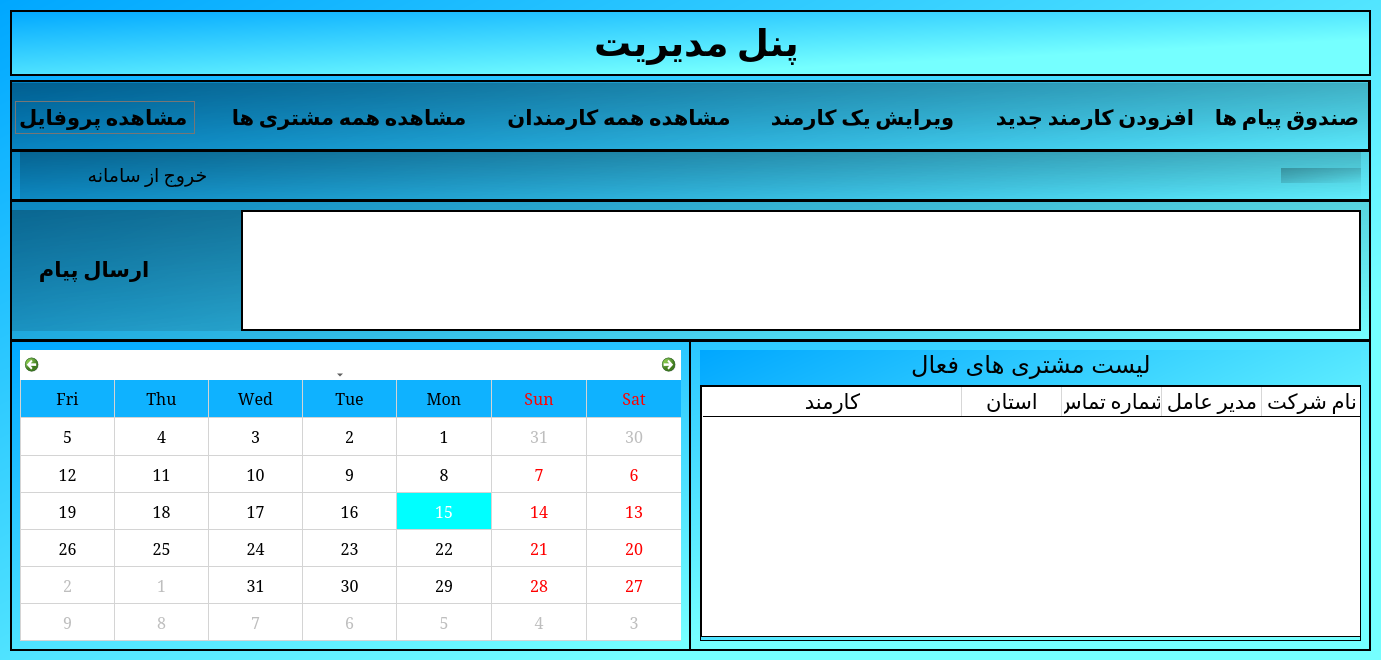
<?xml version="1.0" encoding="UTF-8"?>
<ui version="4.0">
 <class>boss</class>
 <widget class="QDialog" name="boss">
  <property name="geometry">
   <rect>
    <x>0</x>
    <y>0</y>
    <width>1381</width>
    <height>660</height>
   </rect>
  </property>
  <property name="windowTitle">
   <string>صفحه‌ی رئیس</string>
  </property>
  <property name="windowIcon">
   <iconset>
    <normalon>:/files/icons8_change_48px.png</normalon>
   </iconset>
  </property>
  <property name="styleSheet">
   <string notr="true">background-color: qlineargradient(spread:pad, x1:0, y1:0, x2:0.739, y2:0.71, stop:0 rgba(0, 167, 255, 255), stop:1 rgba(117, 255, 255, 255));</string>
  </property>
  <widget class="QLabel" name="Boss_title_3">
   <property name="geometry">
    <rect>
     <x>10</x>
     <y>10</y>
     <width>1361</width>
     <height>66</height>
    </rect>
   </property>
   <property name="font">
    <font>
     <family>Calibri</family>
     <pointsize>40</pointsize>
     <weight>75</weight>
     <italic>false</italic>
     <bold>true</bold>
     <underline>false</underline>
    </font>
   </property>
   <property name="focusPolicy">
    <enum>Qt::ClickFocus</enum>
   </property>
   <property name="layoutDirection">
    <enum>Qt::RightToLeft</enum>
   </property>
   <property name="frameShape">
    <enum>QFrame::Box</enum>
   </property>
   <property name="frameShadow">
    <enum>QFrame::Plain</enum>
   </property>
   <property name="lineWidth">
    <number>2</number>
   </property>
   <property name="text">
    <string>&lt;html&gt;&lt;head/&gt;&lt;body&gt;&lt;p align=&quot;center&quot;&gt;&lt;span style=&quot; font-size:28pt;&quot;&gt;پنل مدیریت&lt;/span&gt;&lt;/p&gt;&lt;/body&gt;&lt;/html&gt;</string>
   </property>
  </widget>
  <widget class="QFrame" name="frame">
   <property name="geometry">
    <rect>
     <x>10</x>
     <y>80</y>
     <width>1361</width>
     <height>571</height>
    </rect>
   </property>
   <property name="frameShape">
    <enum>QFrame::Box</enum>
   </property>
   <property name="frameShadow">
    <enum>QFrame::Plain</enum>
   </property>
   <property name="lineWidth">
    <number>2</number>
   </property>
   <widget class="QFrame" name="frame_2">
    <property name="geometry">
     <rect>
      <x>-1</x>
      <y>0</y>
      <width>1361</width>
      <height>71</height>
     </rect>
    </property>
    <property name="styleSheet">
     <string notr="true">background-color: qlineargradient(spread:pad, x1:0, y1:0, x2:1, y2:1, stop:0 rgba(0, 0, 0, 64), stop:1 rgba(255, 255, 255, 0));</string>
    </property>
    <property name="frameShape">
     <enum>QFrame::Box</enum>
    </property>
    <property name="frameShadow">
     <enum>QFrame::Plain</enum>
    </property>
    <property name="lineWidth">
     <number>2</number>
    </property>
    <widget class="QWidget" name="layoutWidget">
     <property name="geometry">
      <rect>
       <x>0</x>
       <y>3</y>
       <width>1361</width>
       <height>71</height>
      </rect>
     </property>
     <layout class="QHBoxLayout" name="horizontalLayout_19">
      <item>
       <spacer name="horizontalSpacer_40">
        <property name="orientation">
         <enum>Qt::Horizontal</enum>
        </property>
        <property name="sizeType">
         <enum>QSizePolicy::Maximum</enum>
        </property>
        <property name="sizeHint" stdset="0">
         <size>
          <width>20</width>
          <height>20</height>
         </size>
        </property>
       </spacer>
      </item>
      <item>
       <widget class="QPushButton" name="see_prof_5">
        <property name="font">
         <font>
          <family>Calibri</family>
          <pointsize>16</pointsize>
          <weight>75</weight>
          <bold>true</bold>
         </font>
        </property>
        <property name="cursor">
         <cursorShape>PointingHandCursor</cursorShape>
        </property>
        <property name="toolTip">
         <string>&lt;html&gt;&lt;head/&gt;&lt;body&gt;&lt;p&gt;برای افزودن کارمند جدید کلیک کنید.&lt;/p&gt;&lt;/body&gt;&lt;/html&gt;</string>
        </property>
        <property name="layoutDirection">
         <enum>Qt::LeftToRight</enum>
        </property>
        <property name="text">
         <string>مشاهده پروفایل </string>
        </property>
        <property name="icon">
         <iconset resource="resources.qrc">
          <normaloff>:/files/icons8_front_desk_32px.png</normaloff>:/files/icons8_front_desk_32px.png</iconset>
        </property>
        <property name="iconSize">
         <size>
          <width>32</width>
          <height>32</height>
         </size>
        </property>
        <property name="checkable">
         <bool>false</bool>
        </property>
        <property name="autoRepeat">
         <bool>false</bool>
        </property>
        <property name="autoRepeatDelay">
         <number>300</number>
        </property>
        <property name="flat">
         <bool>true</bool>
        </property>
       </widget>
      </item>
      <item>
       <spacer name="horizontalSpacer_41">
        <property name="orientation">
         <enum>Qt::Horizontal</enum>
        </property>
        <property name="sizeType">
         <enum>QSizePolicy::Maximum</enum>
        </property>
        <property name="sizeHint" stdset="0">
         <size>
          <width>40</width>
          <height>20</height>
         </size>
        </property>
       </spacer>
      </item>
      <item>
       <widget class="QPushButton" name="see_calls_3">
        <property name="font">
         <font>
          <family>Calibri</family>
          <pointsize>16</pointsize>
          <weight>75</weight>
          <bold>true</bold>
         </font>
        </property>
        <property name="cursor">
         <cursorShape>PointingHandCursor</cursorShape>
        </property>
        <property name="toolTip">
         <string>&lt;html&gt;&lt;head/&gt;&lt;body&gt;&lt;p&gt;برای افزودن کارمند جدید کلیک کنید.&lt;/p&gt;&lt;/body&gt;&lt;/html&gt;</string>
        </property>
        <property name="layoutDirection">
         <enum>Qt::LeftToRight</enum>
        </property>
        <property name="text">
         <string>مشاهده همه مشتری ها</string>
        </property>
        <property name="icon">
         <iconset resource="resources.qrc">
          <normaloff>:/files/icons8_profile_100px.png</normaloff>:/files/icons8_profile_100px.png</iconset>
        </property>
        <property name="iconSize">
         <size>
          <width>32</width>
          <height>32</height>
         </size>
        </property>
        <property name="checkable">
         <bool>false</bool>
        </property>
        <property name="autoRepeat">
         <bool>false</bool>
        </property>
        <property name="autoRepeatDelay">
         <number>300</number>
        </property>
        <property name="flat">
         <bool>true</bool>
        </property>
       </widget>
      </item>
      <item>
       <spacer name="horizontalSpacer_42">
        <property name="orientation">
         <enum>Qt::Horizontal</enum>
        </property>
        <property name="sizeType">
         <enum>QSizePolicy::Maximum</enum>
        </property>
        <property name="sizeHint" stdset="0">
         <size>
          <width>40</width>
          <height>20</height>
         </size>
        </property>
       </spacer>
      </item>
      <item>
       <widget class="QPushButton" name="see_emp_3">
        <property name="font">
         <font>
          <family>Calibri</family>
          <pointsize>16</pointsize>
          <weight>75</weight>
          <bold>true</bold>
         </font>
        </property>
        <property name="cursor">
         <cursorShape>PointingHandCursor</cursorShape>
        </property>
        <property name="toolTip">
         <string>&lt;html&gt;&lt;head/&gt;&lt;body&gt;&lt;p&gt;برای افزودن کارمند جدید کلیک کنید.&lt;/p&gt;&lt;/body&gt;&lt;/html&gt;</string>
        </property>
        <property name="layoutDirection">
         <enum>Qt::LeftToRight</enum>
        </property>
        <property name="text">
         <string>مشاهده همه کارمندان</string>
        </property>
        <property name="icon">
         <iconset resource="resources.qrc">
          <normaloff>:/files/icons8_customer_support_64px.png</normaloff>:/files/icons8_customer_support_64px.png</iconset>
        </property>
        <property name="iconSize">
         <size>
          <width>32</width>
          <height>32</height>
         </size>
        </property>
        <property name="checkable">
         <bool>false</bool>
        </property>
        <property name="autoRepeat">
         <bool>false</bool>
        </property>
        <property name="autoRepeatDelay">
         <number>300</number>
        </property>
        <property name="flat">
         <bool>true</bool>
        </property>
       </widget>
      </item>
      <item>
       <spacer name="horizontalSpacer_43">
        <property name="orientation">
         <enum>Qt::Horizontal</enum>
        </property>
        <property name="sizeType">
         <enum>QSizePolicy::Maximum</enum>
        </property>
        <property name="sizeHint" stdset="0">
         <size>
          <width>40</width>
          <height>20</height>
         </size>
        </property>
       </spacer>
      </item>
      <item>
       <widget class="QPushButton" name="Del_emp_3">
        <property name="font">
         <font>
          <family>Calibri</family>
          <pointsize>16</pointsize>
          <weight>75</weight>
          <bold>true</bold>
         </font>
        </property>
        <property name="cursor">
         <cursorShape>PointingHandCursor</cursorShape>
        </property>
        <property name="toolTip">
         <string>&lt;html&gt;&lt;head/&gt;&lt;body&gt;&lt;p&gt;برای افزودن کارمند جدید کلیک کنید.&lt;/p&gt;&lt;/body&gt;&lt;/html&gt;</string>
        </property>
        <property name="layoutDirection">
         <enum>Qt::LeftToRight</enum>
        </property>
        <property name="text">
         <string>ویرایش یک کارمند</string>
        </property>
        <property name="icon">
         <iconset resource="resources.qrc">
          <normaloff>:/files/icons8_edit_64px.png</normaloff>:/files/icons8_edit_64px.png</iconset>
        </property>
        <property name="iconSize">
         <size>
          <width>26</width>
          <height>26</height>
         </size>
        </property>
        <property name="checkable">
         <bool>false</bool>
        </property>
        <property name="autoRepeat">
         <bool>false</bool>
        </property>
        <property name="autoRepeatDelay">
         <number>300</number>
        </property>
        <property name="flat">
         <bool>true</bool>
        </property>
       </widget>
      </item>
      <item>
       <spacer name="horizontalSpacer_44">
        <property name="orientation">
         <enum>Qt::Horizontal</enum>
        </property>
        <property name="sizeType">
         <enum>QSizePolicy::Maximum</enum>
        </property>
        <property name="sizeHint" stdset="0">
         <size>
          <width>40</width>
          <height>20</height>
         </size>
        </property>
       </spacer>
      </item>
      <item>
       <widget class="QPushButton" name="Add_emp_3">
        <property name="font">
         <font>
          <family>Calibri</family>
          <pointsize>16</pointsize>
          <weight>75</weight>
          <bold>true</bold>
         </font>
        </property>
        <property name="cursor">
         <cursorShape>PointingHandCursor</cursorShape>
        </property>
        <property name="toolTip">
         <string>&lt;html&gt;&lt;head/&gt;&lt;body&gt;&lt;p&gt;برای افزودن کارمند جدید کلیک کنید.&lt;/p&gt;&lt;/body&gt;&lt;/html&gt;</string>
        </property>
        <property name="layoutDirection">
         <enum>Qt::LeftToRight</enum>
        </property>
        <property name="text">
         <string>افزودن کارمند جدید</string>
        </property>
        <property name="icon">
         <iconset resource="resources.qrc">
          <normaloff>:/files/icons8_add_new_100px.png</normaloff>:/files/icons8_add_new_100px.png</iconset>
        </property>
        <property name="iconSize">
         <size>
          <width>34</width>
          <height>34</height>
         </size>
        </property>
        <property name="checkable">
         <bool>false</bool>
        </property>
        <property name="autoRepeat">
         <bool>false</bool>
        </property>
        <property name="autoRepeatDelay">
         <number>300</number>
        </property>
        <property name="flat">
         <bool>true</bool>
        </property>
       </widget>
      </item>
      <item>
       <spacer name="horizontalSpacer_45">
        <property name="orientation">
         <enum>Qt::Horizontal</enum>
        </property>
        <property name="sizeType">
         <enum>QSizePolicy::Maximum</enum>
        </property>
        <property name="sizeHint" stdset="0">
         <size>
          <width>20</width>
          <height>20</height>
         </size>
        </property>
       </spacer>
      </item>
      <item>
       <widget class="QPushButton" name="Inbox">
        <property name="font">
         <font>
          <family>Calibri</family>
          <pointsize>16</pointsize>
          <weight>75</weight>
          <bold>true</bold>
         </font>
        </property>
        <property name="cursor">
         <cursorShape>PointingHandCursor</cursorShape>
        </property>
        <property name="toolTip">
         <string>&lt;html&gt;&lt;head/&gt;&lt;body&gt;&lt;p align=&quot;center&quot;&gt;&lt;span style=&quot; font-size:6pt;&quot;&gt;.برای ویرایش اطلاعات یک کلیک کنید&lt;/span&gt;&lt;/p&gt;&lt;/body&gt;&lt;/html&gt;</string>
        </property>
        <property name="layoutDirection">
         <enum>Qt::LeftToRight</enum>
        </property>
        <property name="text">
         <string>صندوق پیام ها</string>
        </property>
        <property name="icon">
         <iconset resource="resources.qrc">
          <normaloff>:/files/icons8_secured_letter_64px.png</normaloff>:/files/icons8_secured_letter_64px.png</iconset>
        </property>
        <property name="iconSize">
         <size>
          <width>27</width>
          <height>27</height>
         </size>
        </property>
        <property name="checkable">
         <bool>false</bool>
        </property>
        <property name="autoRepeat">
         <bool>false</bool>
        </property>
        <property name="autoRepeatDelay">
         <number>300</number>
        </property>
        <property name="flat">
         <bool>true</bool>
        </property>
       </widget>
      </item>
      <item>
       <spacer name="horizontalSpacer_47">
        <property name="orientation">
         <enum>Qt::Horizontal</enum>
        </property>
        <property name="sizeType">
         <enum>QSizePolicy::Maximum</enum>
        </property>
        <property name="sizeHint" stdset="0">
         <size>
          <width>20</width>
          <height>20</height>
         </size>
        </property>
       </spacer>
      </item>
     </layout>
    </widget>
   </widget>
   <widget class="QFrame" name="frame_3">
    <property name="geometry">
     <rect>
      <x>0</x>
      <y>70</y>
      <width>1361</width>
      <height>51</height>
     </rect>
    </property>
    <property name="styleSheet">
     <string notr="true">background-color: qlineargradient(spread:pad, x1:0, y1:0, x2:1, y2:1, stop:0 rgba(0, 0, 0, 64), stop:1 rgba(255, 255, 255, 0));</string>
    </property>
    <property name="frameShape">
     <enum>QFrame::Box</enum>
    </property>
    <property name="frameShadow">
     <enum>QFrame::Plain</enum>
    </property>
    <property name="lineWidth">
     <number>2</number>
    </property>
    <widget class="QWidget" name="layoutWidget">
     <property name="geometry">
      <rect>
       <x>10</x>
       <y>0</y>
       <width>1341</width>
       <height>51</height>
      </rect>
     </property>
     <layout class="QHBoxLayout" name="horizontalLayout_20">
      <item>
       <widget class="QPushButton" name="logout">
        <property name="font">
         <font>
          <family>Calibri</family>
          <pointsize>14</pointsize>
         </font>
        </property>
        <property name="cursor">
         <cursorShape>PointingHandCursor</cursorShape>
        </property>
        <property name="text">
         <string>خروج از سامانه</string>
        </property>
        <property name="icon">
         <iconset resource="resources.qrc">
          <normaloff>:/files/icons8_shutdown_64px.png</normaloff>:/files/icons8_shutdown_64px.png</iconset>
        </property>
        <property name="iconSize">
         <size>
          <width>20</width>
          <height>20</height>
         </size>
        </property>
        <property name="flat">
         <bool>true</bool>
        </property>
       </widget>
      </item>
      <item>
       <spacer name="horizontalSpacer">
        <property name="orientation">
         <enum>Qt::Horizontal</enum>
        </property>
        <property name="sizeType">
         <enum>QSizePolicy::Maximum</enum>
        </property>
        <property name="sizeHint" stdset="0">
         <size>
          <width>400</width>
          <height>20</height>
         </size>
        </property>
       </spacer>
      </item>
      <item>
       <spacer name="horizontalSpacer_46">
        <property name="orientation">
         <enum>Qt::Horizontal</enum>
        </property>
        <property name="sizeType">
         <enum>QSizePolicy::Maximum</enum>
        </property>
        <property name="sizeHint" stdset="0">
         <size>
          <width>600</width>
          <height>20</height>
         </size>
        </property>
       </spacer>
      </item>
      <item>
       <widget class="QLabel" name="time">
        <property name="minimumSize">
         <size>
          <width>0</width>
          <height>15</height>
         </size>
        </property>
        <property name="maximumSize">
         <size>
          <width>80</width>
          <height>15</height>
         </size>
        </property>
        <property name="font">
         <font>
          <pointsize>10</pointsize>
          <weight>75</weight>
          <bold>true</bold>
         </font>
        </property>
        <property name="mouseTracking">
         <bool>false</bool>
        </property>
        <property name="tabletTracking">
         <bool>false</bool>
        </property>
        <property name="acceptDrops">
         <bool>false</bool>
        </property>
        <property name="text">
         <string/>
        </property>
       </widget>
      </item>
     </layout>
    </widget>
   </widget>
   <widget class="QFrame" name="frame_4">
    <property name="geometry">
     <rect>
      <x>0</x>
      <y>120</y>
      <width>1361</width>
      <height>141</height>
     </rect>
    </property>
    <property name="styleSheet">
     <string notr="true">background-color: qlineargradient(spread:pad, x1:0, y1:0, x2:1, y2:1, stop:0 rgba(0, 0, 0, 64), stop:1 rgba(255, 255, 255, 0));</string>
    </property>
    <property name="frameShape">
     <enum>QFrame::Box</enum>
    </property>
    <property name="frameShadow">
     <enum>QFrame::Plain</enum>
    </property>
    <property name="lineWidth">
     <number>2</number>
    </property>
    <widget class="QWidget" name="layoutWidget">
     <property name="geometry">
      <rect>
       <x>0</x>
       <y>10</y>
       <width>1351</width>
       <height>121</height>
      </rect>
     </property>
     <layout class="QVBoxLayout" name="verticalLayout_21">
      <item>
       <layout class="QHBoxLayout" name="horizontalLayout_21">
        <item>
         <spacer name="horizontalSpacer_48">
          <property name="orientation">
           <enum>Qt::Horizontal</enum>
          </property>
          <property name="sizeType">
           <enum>QSizePolicy::Maximum</enum>
          </property>
          <property name="sizeHint" stdset="0">
           <size>
            <width>20</width>
            <height>20</height>
           </size>
          </property>
         </spacer>
        </item>
        <item>
         <widget class="QPushButton" name="see_prof_6">
          <property name="font">
           <font>
            <family>Calibri</family>
            <pointsize>16</pointsize>
            <weight>75</weight>
            <bold>true</bold>
           </font>
          </property>
          <property name="cursor">
           <cursorShape>PointingHandCursor</cursorShape>
          </property>
          <property name="toolTip">
           <string>&lt;html&gt;&lt;head/&gt;&lt;body&gt;&lt;p&gt;برای افزودن کارمند جدید کلیک کنید.&lt;/p&gt;&lt;/body&gt;&lt;/html&gt;</string>
          </property>
          <property name="layoutDirection">
           <enum>Qt::LeftToRight</enum>
          </property>
          <property name="text">
           <string> ارسال پیام             </string>
          </property>
          <property name="icon">
           <iconset resource="resources.qrc">
            <normaloff>:/files/icons8_group_message_64px.png</normaloff>:/files/icons8_group_message_64px.png</iconset>
          </property>
          <property name="iconSize">
           <size>
            <width>25</width>
            <height>25</height>
           </size>
          </property>
          <property name="checkable">
           <bool>false</bool>
          </property>
          <property name="autoRepeat">
           <bool>false</bool>
          </property>
          <property name="autoRepeatDelay">
           <number>300</number>
          </property>
          <property name="flat">
           <bool>true</bool>
          </property>
         </widget>
        </item>
        <item>
         <spacer name="horizontalSpacer_49">
          <property name="orientation">
           <enum>Qt::Horizontal</enum>
          </property>
          <property name="sizeType">
           <enum>QSizePolicy::Maximum</enum>
          </property>
          <property name="sizeHint" stdset="0">
           <size>
            <width>20</width>
            <height>20</height>
           </size>
          </property>
         </spacer>
        </item>
        <item>
         <layout class="QVBoxLayout" name="verticalLayout_22">
          <item>
           <widget class="QTextEdit" name="messageText">
            <property name="font">
             <font>
              <family>B Nazanin</family>
              <pointsize>16</pointsize>
              <weight>50</weight>
              <bold>false</bold>
             </font>
            </property>
            <property name="styleSheet">
             <string notr="true">background-color: qlineargradient(spread:pad, x1:0, y1:0, x2:1, y2:1, stop:0 rgba(255, 255, 255, 255));</string>
            </property>
            <property name="frameShape">
             <enum>QFrame::Box</enum>
            </property>
            <property name="frameShadow">
             <enum>QFrame::Plain</enum>
            </property>
            <property name="lineWidth">
             <number>2</number>
            </property>
           </widget>
          </item>
         </layout>
        </item>
       </layout>
      </item>
     </layout>
    </widget>
   </widget>
   <widget class="QFrame" name="frame_5">
    <property name="geometry">
     <rect>
      <x>0</x>
      <y>260</y>
      <width>1361</width>
      <height>311</height>
     </rect>
    </property>
    <property name="styleSheet">
     <string notr="true">selection-color: qlineargradient(spread:repeat, x1:0, y1:0, x2:1, y2:0, stop:0 rgba(255, 0, 0, 255), stop:0.17 rgba(255, 0, 0, 255), stop:0.18 rgba(255, 255, 255, 255), stop:0.210212 rgba(255, 255, 255, 255), stop:0.220212 rgba(0, 16, 255, 255), stop:0.279897 rgba(0, 16, 255, 255), stop:0.289897 rgba(255, 255, 255, 255), stop:0.32 rgba(255, 255, 255, 255), stop:0.33 rgba(255, 0, 0, 255), stop:1 rgba(255, 0, 0, 255));</string>
    </property>
    <property name="frameShape">
     <enum>QFrame::Box</enum>
    </property>
    <property name="frameShadow">
     <enum>QFrame::Plain</enum>
    </property>
    <property name="lineWidth">
     <number>2</number>
    </property>
    <widget class="QWidget" name="layoutWidget">
     <property name="geometry">
      <rect>
       <x>690</x>
       <y>10</y>
       <width>661</width>
       <height>291</height>
      </rect>
     </property>
     <layout class="QVBoxLayout" name="verticalLayout_24">
      <item>
       <layout class="QHBoxLayout" name="horizontalLayout_24">
        <item>
         <spacer name="horizontalSpacer_52">
          <property name="orientation">
           <enum>Qt::Horizontal</enum>
          </property>
          <property name="sizeHint" stdset="0">
           <size>
            <width>40</width>
            <height>20</height>
           </size>
          </property>
         </spacer>
        </item>
        <item>
         <widget class="QLabel" name="calls_list_3">
          <property name="layoutDirection">
           <enum>Qt::RightToLeft</enum>
          </property>
          <property name="styleSheet">
           <string notr="true">background-color: qlineargradient(spread:pad, x1:0, y1:0, x2:1, y2:1, stop:1 rgba(0, 0, 0, 0));</string>
          </property>
          <property name="frameShape">
           <enum>QFrame::NoFrame</enum>
          </property>
          <property name="lineWidth">
           <number>19</number>
          </property>
          <property name="midLineWidth">
           <number>16</number>
          </property>
          <property name="text">
           <string>&lt;html&gt;&lt;head/&gt;&lt;body&gt;&lt;p align=&quot;center&quot;&gt;&lt;span style=&quot; font-size:18pt;&quot;&gt;لیست مشتری های فعال&lt;/span&gt;&lt;/p&gt;&lt;/body&gt;&lt;/html&gt;</string>
          </property>
         </widget>
        </item>
        <item>
         <spacer name="horizontalSpacer_53">
          <property name="orientation">
           <enum>Qt::Horizontal</enum>
          </property>
          <property name="sizeHint" stdset="0">
           <size>
            <width>40</width>
            <height>20</height>
           </size>
          </property>
         </spacer>
        </item>
       </layout>
      </item>
      <item>
       <widget class="QScrollArea" name="scrollArea_3">
        <property name="widgetResizable">
         <bool>true</bool>
        </property>
        <widget class="QWidget" name="scrollAreaWidgetContents_3">
         <property name="geometry">
          <rect>
           <x>0</x>
           <y>0</y>
           <width>657</width>
           <height>250</height>
          </rect>
         </property>
         <widget class="QTableWidget" name="activeClientTable">
          <property name="geometry">
           <rect>
            <x>0</x>
            <y>0</y>
            <width>661</width>
            <height>251</height>
           </rect>
          </property>
          <property name="minimumSize">
           <size>
            <width>0</width>
            <height>0</height>
           </size>
          </property>
          <property name="font">
           <font>
            <family>Calibri</family>
            <pointsize>14</pointsize>
           </font>
          </property>
          <property name="layoutDirection">
           <enum>Qt::RightToLeft</enum>
          </property>
          <property name="styleSheet">
           <string notr="true">background-color: qlineargradient(spread:pad, x1:0, y1:0, x2:1, y2:1, stop:0 rgba(255, 255, 255, 255));</string>
          </property>
          <property name="lineWidth">
           <number>9</number>
          </property>
          <property name="midLineWidth">
           <number>9</number>
          </property>
          <property name="sizeAdjustPolicy">
           <enum>QAbstractScrollArea::AdjustIgnored</enum>
          </property>
          <property name="autoScrollMargin">
           <number>20</number>
          </property>
          <property name="alternatingRowColors">
           <bool>false</bool>
          </property>
          <property name="selectionMode">
           <enum>QAbstractItemView::ExtendedSelection</enum>
          </property>
          <property name="iconSize">
           <size>
            <width>0</width>
            <height>0</height>
           </size>
          </property>
          <property name="verticalScrollMode">
           <enum>QAbstractItemView::ScrollPerPixel</enum>
          </property>
          <property name="horizontalScrollMode">
           <enum>QAbstractItemView::ScrollPerPixel</enum>
          </property>
          <property name="gridStyle">
           <enum>Qt::CustomDashLine</enum>
          </property>
          <property name="rowCount">
           <number>0</number>
          </property>
          <property name="columnCount">
           <number>5</number>
          </property>
          <attribute name="horizontalHeaderCascadingSectionResizes">
           <bool>false</bool>
          </attribute>
          <attribute name="horizontalHeaderShowSortIndicator" stdset="0">
           <bool>false</bool>
          </attribute>
          <attribute name="horizontalHeaderStretchLastSection">
           <bool>true</bool>
          </attribute>
          <attribute name="verticalHeaderVisible">
           <bool>false</bool>
          </attribute>
          <column>
           <property name="text">
            <string>نام شرکت</string>
           </property>
           <property name="font">
            <font>
             <family>Calibri</family>
             <pointsize>16</pointsize>
             <kerning>false</kerning>
            </font>
           </property>
           <property name="textAlignment">
            <set>AlignCenter</set>
           </property>
           <property name="background">
            <color alpha="0">
             <red>0</red>
             <green>0</green>
             <blue>0</blue>
            </color>
           </property>
          </column>
          <column>
           <property name="text">
            <string>مدیر عامل</string>
           </property>
           <property name="font">
            <font>
             <family>Calibri</family>
             <pointsize>16</pointsize>
             <kerning>false</kerning>
            </font>
           </property>
           <property name="textAlignment">
            <set>AlignCenter</set>
           </property>
           <property name="background">
            <color alpha="0">
             <red>0</red>
             <green>0</green>
             <blue>0</blue>
            </color>
           </property>
          </column>
          <column>
           <property name="text">
            <string>شماره تماس</string>
           </property>
           <property name="font">
            <font>
             <family>Calibri</family>
             <pointsize>16</pointsize>
             <kerning>false</kerning>
            </font>
           </property>
           <property name="textAlignment">
            <set>AlignCenter</set>
           </property>
           <property name="background">
            <color alpha="0">
             <red>0</red>
             <green>0</green>
             <blue>0</blue>
            </color>
           </property>
          </column>
          <column>
           <property name="text">
            <string notr="true">استان</string>
           </property>
           <property name="font">
            <font>
             <family>Calibri</family>
             <pointsize>16</pointsize>
             <kerning>false</kerning>
            </font>
           </property>
           <property name="textAlignment">
            <set>AlignCenter</set>
           </property>
           <property name="background">
            <color alpha="0">
             <red>0</red>
             <green>0</green>
             <blue>0</blue>
            </color>
           </property>
          </column>
          <column>
           <property name="text">
            <string>کارمند</string>
           </property>
           <property name="font">
            <font>
             <family>Calibri</family>
             <pointsize>16</pointsize>
             <kerning>false</kerning>
            </font>
           </property>
           <property name="textAlignment">
            <set>AlignCenter</set>
           </property>
           <property name="background">
            <color>
             <red>0</red>
             <green>0</green>
             <blue>0</blue>
            </color>
           </property>
          </column>
         </widget>
        </widget>
       </widget>
      </item>
     </layout>
    </widget>
    <widget class="QCalendarWidget" name="calendarWidget_3">
     <property name="geometry">
      <rect>
       <x>10</x>
       <y>10</y>
       <width>661</width>
       <height>291</height>
      </rect>
     </property>
     <property name="font">
      <font>
       <family>Constantia</family>
       <pointsize>12</pointsize>
       <kerning>false</kerning>
      </font>
     </property>
     <property name="mouseTracking">
      <bool>false</bool>
     </property>
     <property name="tabletTracking">
      <bool>false</bool>
     </property>
     <property name="focusPolicy">
      <enum>Qt::StrongFocus</enum>
     </property>
     <property name="contextMenuPolicy">
      <enum>Qt::NoContextMenu</enum>
     </property>
     <property name="acceptDrops">
      <bool>true</bool>
     </property>
     <property name="layoutDirection">
      <enum>Qt::RightToLeft</enum>
     </property>
     <property name="autoFillBackground">
      <bool>false</bool>
     </property>
     <property name="styleSheet">
      <string notr="true">background-color: rgb(255, 255, 255);
selection-background-color: rgb(0, 255, 255);
alternate-background-color: rgb(15, 178, 255);</string>
     </property>
     <property name="firstDayOfWeek">
      <enum>Qt::Saturday</enum>
     </property>
     <property name="gridVisible">
      <bool>true</bool>
     </property>
     <property name="selectionMode">
      <enum>QCalendarWidget::NoSelection</enum>
     </property>
     <property name="horizontalHeaderFormat">
      <enum>QCalendarWidget::ShortDayNames</enum>
     </property>
     <property name="verticalHeaderFormat">
      <enum>QCalendarWidget::NoVerticalHeader</enum>
     </property>
     <property name="navigationBarVisible">
      <bool>true</bool>
     </property>
     <property name="dateEditEnabled">
      <bool>true</bool>
     </property>
    </widget>
    <widget class="Line" name="line">
     <property name="geometry">
      <rect>
       <x>670</x>
       <y>0</y>
       <width>20</width>
       <height>311</height>
      </rect>
     </property>
     <property name="styleSheet">
      <string notr="true">background-color: qlineargradient(spread:pad, x1:0, y1:0, x2:1, y2:1, stop:0 rgba(0, 0, 0, 0), stop:1 rgba(255, 255, 255, 0));</string>
     </property>
     <property name="frameShadow">
      <enum>QFrame::Plain</enum>
     </property>
     <property name="lineWidth">
      <number>2</number>
     </property>
     <property name="orientation">
      <enum>Qt::Vertical</enum>
     </property>
    </widget>
   </widget>
  </widget>
 </widget>
 <resources>
  <include location="resources.qrc"/>
 </resources>
 <connections/>
</ui>
